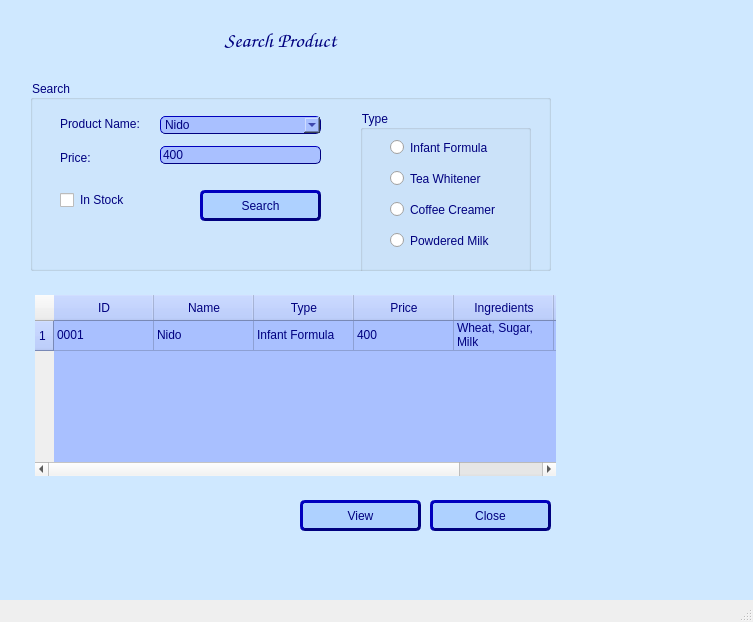
<?xml version="1.0" encoding="UTF-8"?>
<ui version="4.0">
 <class>MainWindow</class>
 <widget class="QMainWindow" name="MainWindow">
  <property name="geometry">
   <rect>
    <x>0</x>
    <y>0</y>
    <width>753</width>
    <height>622</height>
   </rect>
  </property>
  <property name="windowTitle">
   <string>MainWindow</string>
  </property>
  <widget class="QWidget" name="centralwidget">
   <widget class="QTableWidget" name="booksTableWidget">
    <property name="geometry">
     <rect>
      <x>30</x>
      <y>290</y>
      <width>531</width>
      <height>191</height>
     </rect>
    </property>
    <property name="styleSheet">
     <string notr="true">QTableWidget {
    background-color: rgb(169, 192, 255);
   alternate-background-color: #e0e0e0;
   selection-background-color: #4CAF50;
	border:  rgb(0, 0, 127);; /* Border color around the table */
    margin: 5px; /* Set the margin size */
	font: 8pt &quot;Comic Sans MS&quot;;
    color: rgb(0, 0, 127);
}

QTableWidget::item {
    font: 8pt &quot;Comic Sans MS&quot;;
    color: rgb(0, 0, 127);
	
}


QHeaderView::section {
    background-color:  rgb(169, 192, 255); /* Header background color */
    color: rgb(0, 0, 127); /* Header text color */
    padding: 4px; /* Header padding */
	font: 8pt &quot;Comic Sans MS&quot;;
}

QTableWidget::item:selected {
    background-color: rgb(0, 0, 127) /* Background color for selected items */
    color: white; /* Text color for selected items */
}
</string>
    </property>
    <row>
     <property name="text">
      <string>1</string>
     </property>
    </row>
    <column>
     <property name="text">
      <string>ID</string>
     </property>
    </column>
    <column>
     <property name="text">
      <string>Name</string>
     </property>
    </column>
    <column>
     <property name="text">
      <string>Type</string>
     </property>
    </column>
    <column>
     <property name="text">
      <string>Price</string>
     </property>
    </column>
    <column>
     <property name="text">
      <string>Ingredients</string>
     </property>
    </column>
    <column>
     <property name="text">
      <string>In Stock</string>
     </property>
    </column>
    <item row="0" column="0">
     <property name="text">
      <string>0001</string>
     </property>
    </item>
    <item row="0" column="1">
     <property name="text">
      <string>Nido</string>
     </property>
    </item>
    <item row="0" column="2">
     <property name="text">
      <string>Infant Formula</string>
     </property>
    </item>
    <item row="0" column="3">
     <property name="text">
      <string>400</string>
     </property>
    </item>
    <item row="0" column="4">
     <property name="text">
      <string>Wheat, Sugar, Milk</string>
     </property>
    </item>
    <item row="0" column="5">
     <property name="text">
      <string>True</string>
     </property>
    </item>
   </widget>
   <widget class="QGroupBox" name="searched">
    <property name="geometry">
     <rect>
      <x>30</x>
      <y>80</y>
      <width>521</width>
      <height>191</height>
     </rect>
    </property>
    <property name="styleSheet">
     <string notr="true">font: 10pt &quot;Comic Sans MS&quot;;
border-color: rgb(0, 0, 127);
border-width: 10px;
color: rgb(0, 0, 127);</string>
    </property>
    <property name="title">
     <string>Search</string>
    </property>
    <widget class="QGroupBox" name="type">
     <property name="geometry">
      <rect>
       <x>330</x>
       <y>30</y>
       <width>171</width>
       <height>171</height>
      </rect>
     </property>
     <property name="styleSheet">
      <string notr="true">font: 10pt &quot;Comic Sans MS&quot;;
border-color: rgb(0, 0, 127);
border-width: 10px;
color: rgb(0, 0, 127);</string>
     </property>
     <property name="title">
      <string>Type</string>
     </property>
     <widget class="QWidget" name="layoutWidget">
      <property name="geometry">
       <rect>
        <x>30</x>
        <y>20</y>
        <width>120</width>
        <height>131</height>
       </rect>
      </property>
      <layout class="QVBoxLayout" name="verticalLayout_3">
       <item>
        <widget class="QRadioButton" name="rdb1">
         <property name="text">
          <string>Infant Formula</string>
         </property>
        </widget>
       </item>
       <item>
        <widget class="QRadioButton" name="rdb2">
         <property name="text">
          <string>Tea Whitener</string>
         </property>
        </widget>
       </item>
       <item>
        <widget class="QRadioButton" name="rdb3">
         <property name="text">
          <string>Coffee Creamer</string>
         </property>
        </widget>
       </item>
       <item>
        <widget class="QRadioButton" name="rdb3_2">
         <property name="text">
          <string>Powdered Milk</string>
         </property>
        </widget>
       </item>
      </layout>
     </widget>
    </widget>
    <widget class="QCheckBox" name="issueCheck">
     <property name="geometry">
      <rect>
       <x>30</x>
       <y>110</y>
       <width>71</width>
       <height>20</height>
      </rect>
     </property>
     <property name="styleSheet">
      <string notr="true">font: 8pt &quot;Comic Sans MS&quot;;
color:rgb(0, 0, 127)
</string>
     </property>
     <property name="text">
      <string>In Stock</string>
     </property>
    </widget>
    <widget class="QPushButton" name="searchButton">
     <property name="geometry">
      <rect>
       <x>170</x>
       <y>110</y>
       <width>121</width>
       <height>31</height>
      </rect>
     </property>
     <property name="styleSheet">
      <string notr="true">background-color: rgb(174, 209, 255);
font: 10pt &quot;Comic Sans MS&quot;;
color: #00007f;
border-style: outset;
border-width: 3px;
border-radius: 5px;
border-color: #00007f;
</string>
     </property>
     <property name="text">
      <string>Search</string>
     </property>
    </widget>
    <widget class="QWidget" name="layoutWidget">
     <property name="geometry">
      <rect>
       <x>30</x>
       <y>30</y>
       <width>87</width>
       <height>61</height>
      </rect>
     </property>
     <layout class="QVBoxLayout" name="verticalLayout">
      <item>
       <widget class="QLabel" name="label">
        <property name="styleSheet">
         <string notr="true">font: 8pt &quot;Comic Sans MS&quot;;
color:rgb(0, 0, 127)
</string>
        </property>
        <property name="text">
         <string>Product Name:</string>
        </property>
       </widget>
      </item>
      <item>
       <widget class="QLabel" name="label_2">
        <property name="styleSheet">
         <string notr="true">font: 8pt &quot;Comic Sans MS&quot;;
color:rgb(0, 0, 127)
</string>
        </property>
        <property name="text">
         <string>Price:</string>
        </property>
       </widget>
      </item>
     </layout>
    </widget>
    <widget class="QWidget" name="layoutWidget">
     <property name="geometry">
      <rect>
       <x>130</x>
       <y>30</y>
       <width>161</width>
       <height>61</height>
      </rect>
     </property>
     <layout class="QVBoxLayout" name="verticalLayout_2">
      <item>
       <widget class="QComboBox" name="categoryCombo">
        <property name="styleSheet">
         <string notr="true">background-color: rgb(169, 192, 255);
border-style: outset;
border-width: 1px;
border-radius: 5px;
border-color: #00007f;</string>
        </property>
        <item>
         <property name="text">
          <string>Nido</string>
         </property>
        </item>
        <item>
         <property name="text">
          <string>Everyday</string>
         </property>
        </item>
        <item>
         <property name="text">
          <string>Nestle cream</string>
         </property>
        </item>
       </widget>
      </item>
      <item>
       <widget class="QLineEdit" name="titleline">
        <property name="styleSheet">
         <string notr="true">background-color: rgb(169, 192, 255);
border-style: outset;
border-width: 1px;
border-radius: 5px;
border-color: #00007f;</string>
        </property>
        <property name="text">
         <string>400</string>
        </property>
       </widget>
      </item>
     </layout>
    </widget>
   </widget>
   <widget class="QPushButton" name="closeButton">
    <property name="geometry">
     <rect>
      <x>430</x>
      <y>500</y>
      <width>121</width>
      <height>31</height>
     </rect>
    </property>
    <property name="styleSheet">
     <string notr="true">background-color: rgb(174, 209, 255);
font: 10pt &quot;Comic Sans MS&quot;;
color: #00007f;
border-style: outset;
border-width: 3px;
border-radius: 5px;
border-color: #00007f;
</string>
    </property>
    <property name="text">
     <string>Close</string>
    </property>
   </widget>
   <widget class="QPushButton" name="viewButton">
    <property name="geometry">
     <rect>
      <x>300</x>
      <y>500</y>
      <width>121</width>
      <height>31</height>
     </rect>
    </property>
    <property name="styleSheet">
     <string notr="true">background-color: rgb(174, 209, 255);
font: 10pt &quot;Comic Sans MS&quot;;
color: #00007f;
border-style: outset;
border-width: 3px;
border-radius: 5px;
border-color: #00007f;
</string>
    </property>
    <property name="text">
     <string>View</string>
    </property>
   </widget>
   <widget class="QLabel" name="label_4">
    <property name="geometry">
     <rect>
      <x>-20</x>
      <y>-10</y>
      <width>811</width>
      <height>671</height>
     </rect>
    </property>
    <property name="autoFillBackground">
     <bool>false</bool>
    </property>
    <property name="styleSheet">
     <string notr="true">

background-color: rgb(207, 232, 255);
</string>
    </property>
    <property name="frameShape">
     <enum>QFrame::Panel</enum>
    </property>
    <property name="text">
     <string/>
    </property>
   </widget>
   <widget class="QLabel" name="label_12">
    <property name="geometry">
     <rect>
      <x>180</x>
      <y>20</y>
      <width>201</width>
      <height>41</height>
     </rect>
    </property>
    <property name="font">
     <font>
      <family>Comic Sans MS</family>
      <pointsize>16</pointsize>
     </font>
    </property>
    <property name="styleSheet">
     <string notr="true"/>
    </property>
    <property name="text">
     <string>&lt;html&gt;&lt;head/&gt;&lt;body&gt;&lt;p&gt;&lt;span style=&quot; color:#00007f;&quot;&gt;Search Product&lt;/span&gt;&lt;/p&gt;&lt;/body&gt;&lt;/html&gt;</string>
    </property>
    <property name="alignment">
     <set>Qt::AlignCenter</set>
    </property>
   </widget>
   <zorder>label_4</zorder>
   <zorder>booksTableWidget</zorder>
   <zorder>searched</zorder>
   <zorder>closeButton</zorder>
   <zorder>viewButton</zorder>
   <zorder>label_12</zorder>
  </widget>
  <widget class="QMenuBar" name="menubar">
   <property name="geometry">
    <rect>
     <x>0</x>
     <y>0</y>
     <width>753</width>
     <height>18</height>
    </rect>
   </property>
  </widget>
  <widget class="QStatusBar" name="statusbar"/>
 </widget>
 <resources/>
 <connections/>
</ui>
